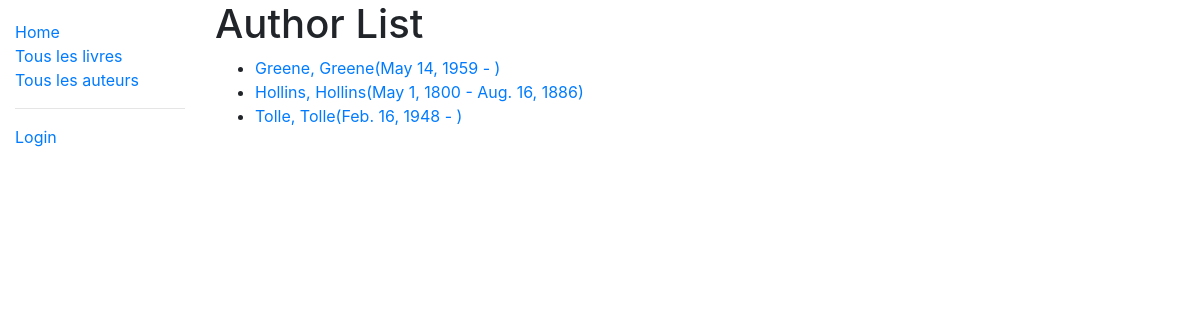
Screenshot of /catalog/authors/ with the database file from the repository.
### catalog/models.py (models this page shows, shortened)
class Author(models.Model):
    first_name = models.CharField(max_length=100)
    last_name = models.CharField(max_length=100)
    date_of_birth = models.DateField(null=True, blank=True)
    date_of_death = models.DateField('Died', null=True, blank=True)
    class Meta:
        ordering = ['last_name', 'first_name']
    def get_absolute_url(self):
        return reverse('author-detail', args=[str(self.id)])

### catalog/views.py (the view)
# urls.py: path('authors/', views.AuthorListView.as_view(), name='authors'),
class AuthorListView(ListView):
    model = Author

### catalog/templates/catalog/author_list.html (shortened to what this page needs)
{% extends "base_generic.html" %}
{% block content %}
  <h1>Author List</h1>
  {% if author_list %}
  <ul>
    {% for author in author_list %}
      <li>
        <a href="{{author.get_absolute_url}}">
            {{author.last_name}}, {{author.last_name}}({{author.date_of_birth}} - {% if author.date_of_death %}{{author.date_of_death}}{% endif %})
        </a>
      </li>
    {% endfor %}
  </ul>
  {% else %}
    <p>There are no authors in the library.</p>
  {% endif %}
{% endblock %}

### rows the page displays
Author: last_name "Greene", date_of_birth "May 14, 1959"
Author: last_name "Hollins", date_of_birth "May 1, 1800", date_of_death "Aug. 16, 1886"
Author: last_name "Tolle", date_of_birth "Feb. 16, 1948"
